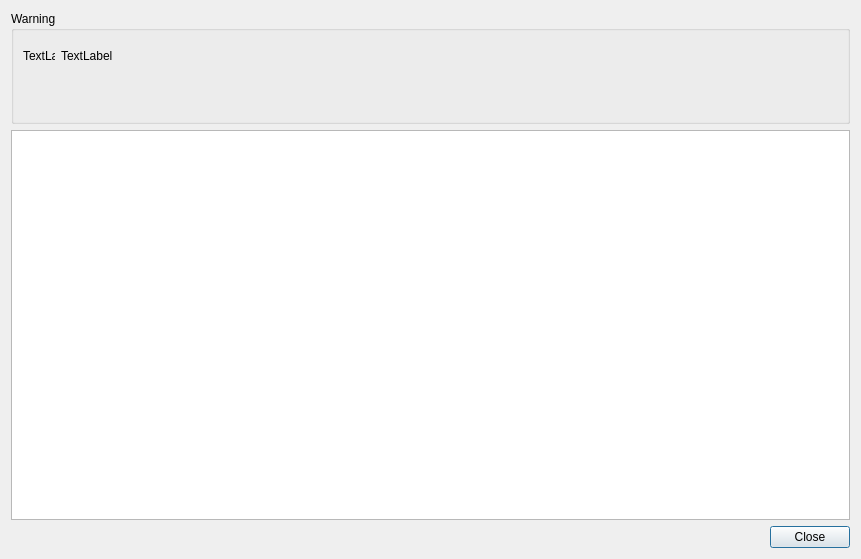
<?xml version="1.0" encoding="UTF-8"?>
<ui version="4.0">
 <class>LogDialog</class>
 <widget class="QDialog" name="LogDialog">
  <property name="geometry">
   <rect>
    <x>0</x>
    <y>0</y>
    <width>861</width>
    <height>559</height>
   </rect>
  </property>
  <property name="windowTitle">
   <string>Log</string>
  </property>
  <layout class="QGridLayout" name="gridLayout_2">
   <item row="0" column="0">
    <layout class="QVBoxLayout" name="verticalLayout_3">
     <item>
      <widget class="QGroupBox" name="warningGroupBox">
       <property name="title">
        <string>Warning</string>
       </property>
       <property name="flat">
        <bool>true</bool>
       </property>
       <property name="checkable">
        <bool>false</bool>
       </property>
       <layout class="QGridLayout" name="gridLayout">
        <item row="0" column="0">
         <layout class="QHBoxLayout" name="horizontalLayout_2">
          <item>
           <layout class="QVBoxLayout" name="verticalLayout">
            <item>
             <widget class="QLabel" name="iconLabel">
              <property name="sizePolicy">
               <sizepolicy hsizetype="Fixed" vsizetype="Fixed">
                <horstretch>0</horstretch>
                <verstretch>0</verstretch>
               </sizepolicy>
              </property>
              <property name="minimumSize">
               <size>
                <width>32</width>
                <height>32</height>
               </size>
              </property>
              <property name="maximumSize">
               <size>
                <width>32</width>
                <height>32</height>
               </size>
              </property>
              <property name="baseSize">
               <size>
                <width>0</width>
                <height>0</height>
               </size>
              </property>
              <property name="text">
               <string>TextLabel</string>
              </property>
             </widget>
            </item>
            <item>
             <spacer name="verticalSpacer">
              <property name="orientation">
               <enum>Qt::Vertical</enum>
              </property>
              <property name="sizeHint" stdset="0">
               <size>
                <width>20</width>
                <height>40</height>
               </size>
              </property>
             </spacer>
            </item>
           </layout>
          </item>
          <item>
           <layout class="QVBoxLayout" name="verticalLayout_2">
            <item>
             <widget class="QLabel" name="infoLabel">
              <property name="sizePolicy">
               <sizepolicy hsizetype="Expanding" vsizetype="Expanding">
                <horstretch>0</horstretch>
                <verstretch>0</verstretch>
               </sizepolicy>
              </property>
              <property name="text">
               <string>TextLabel</string>
              </property>
             </widget>
            </item>
            <item>
             <spacer name="verticalSpacer_2">
              <property name="orientation">
               <enum>Qt::Vertical</enum>
              </property>
              <property name="sizeHint" stdset="0">
               <size>
                <width>20</width>
                <height>40</height>
               </size>
              </property>
             </spacer>
            </item>
           </layout>
          </item>
         </layout>
        </item>
       </layout>
      </widget>
     </item>
     <item>
      <widget class="QPlainTextEdit" name="logEdit">
       <property name="sizePolicy">
        <sizepolicy hsizetype="Expanding" vsizetype="Expanding">
         <horstretch>0</horstretch>
         <verstretch>1</verstretch>
        </sizepolicy>
       </property>
       <property name="font">
        <font>
         <family>Monospace</family>
        </font>
       </property>
       <property name="lineWrapMode">
        <enum>QPlainTextEdit::NoWrap</enum>
       </property>
       <property name="readOnly">
        <bool>true</bool>
       </property>
      </widget>
     </item>
     <item>
      <layout class="QHBoxLayout" name="horizontalLayout">
       <item>
        <spacer name="horizontalSpacer">
         <property name="orientation">
          <enum>Qt::Horizontal</enum>
         </property>
         <property name="sizeHint" stdset="0">
          <size>
           <width>40</width>
           <height>20</height>
          </size>
         </property>
        </spacer>
       </item>
       <item>
        <widget class="QPushButton" name="closeButton">
         <property name="text">
          <string>Close</string>
         </property>
        </widget>
       </item>
      </layout>
     </item>
    </layout>
   </item>
  </layout>
 </widget>
 <resources/>
 <connections/>
</ui>
